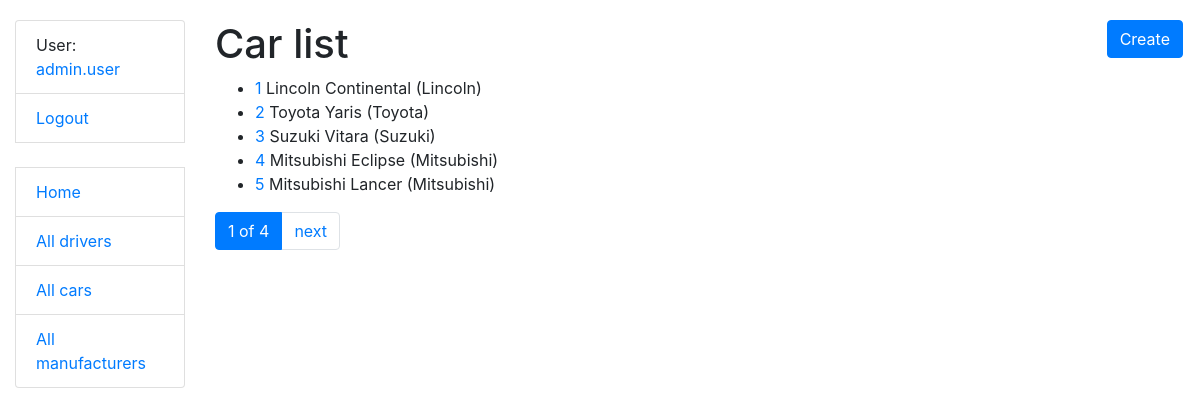
The page /cars/ (signed in) on the database its author committed.
### taxi/models.py (models this page shows, shortened)
class Driver(AbstractUser):
    license_number = models.CharField(max_length=255, unique=True)
    class Meta:
        verbose_name = "driver"
        verbose_name_plural = "drivers"
    def get_absolute_url(self):
        return reverse("taxi:driver-detail", kwargs={"pk": self.pk})

class Car(models.Model):
    model = models.CharField(max_length=255)
    manufacturer = models.ForeignKey(Manufacturer, on_delete=models.CASCADE)
    drivers = models.ManyToManyField(Driver, related_name="cars")

class Manufacturer(models.Model):
    name = models.CharField(max_length=255, unique=True)
    country = models.CharField(max_length=255)
    class Meta:
        ordering = ["name"]

### taxi/views.py (the view)
# urls.py: path("cars/", CarListView.as_view(), name="car-list"),
class CarListView(LoginRequiredMixin, generic.ListView):
    model = Car
    paginate_by = 5
    queryset = Car.objects.all().select_related("manufacturer")

### templates/taxi/car_list.html
{% extends "base.html" %}
{% block content %}
  <h1>
    Car list
    <a href="{% url 'taxi:car-create' %}" class="btn btn-primary link-to-page">
      Create
    </a>
  </h1>
  {% if car_list %}
    <ul>
      {% for car in car_list %}
        <li>
          <a href="{% url "taxi:car-detail" pk=car.id %} ">{{ car.id }}</a>
          {{ car.model }} ({{ car.manufacturer.name }})
        </li>
      {% endfor %}
    </ul>
  {% else %}
    <p>There are no cars in taxi</p>
  {% endif %}
{% endblock %}

### templates/includes/sidebar.html
<ul class="sidebar-nav list-group">
  {% if user.is_authenticated %}
    <li class="list-group-item">User: <a href="{{ user.get_absolute_url }}">{{ user.get_username }}</a></li>
    <li class="list-group-item"><a href="{% url 'logout'%}?next={{request.path}}">Logout</a></li>
  {% else %}
    <li class="list-group-item"><a href="{% url 'login'%}?next={{request.path}}">Login</a></li>
  {% endif %}
  <br>
  <li class="list-group-item"><a href="{% url 'taxi:index' %}">Home</a></li>
  <li class="list-group-item"><a href="{% url 'taxi:driver-list' %}">All drivers</a></li>
  <li class="list-group-item"><a href="{% url 'taxi:car-list' %}">All cars</a></li>
  <li class="list-group-item"><a href="{% url 'taxi:manufacturer-list' %}">All manufacturers</a></li>
</ul>

### static/css/styles.css (style rules this page uses)
body { margin-top: 20px; }
.link-to-page { float: right; margin: 0 2px 0 2px; }

### rows shown on the page
Driver: get_username "admin.user"
Car: id "1", model "Lincoln Continental", manufacturer.name "Lincoln"
Car: id "2", model "Toyota Yaris", manufacturer.name "Toyota"
Car: id "3", model "Suzuki Vitara", manufacturer.name "Suzuki"
Car: id "4", model "Mitsubishi Eclipse", manufacturer.name "Mitsubishi"
Car: id "5", model "Mitsubishi Lancer", manufacturer.name "Mitsubishi"

### other values the page prints
{{ page_obj.number }} "1"
{{ paginator.num_pages }} "4"
